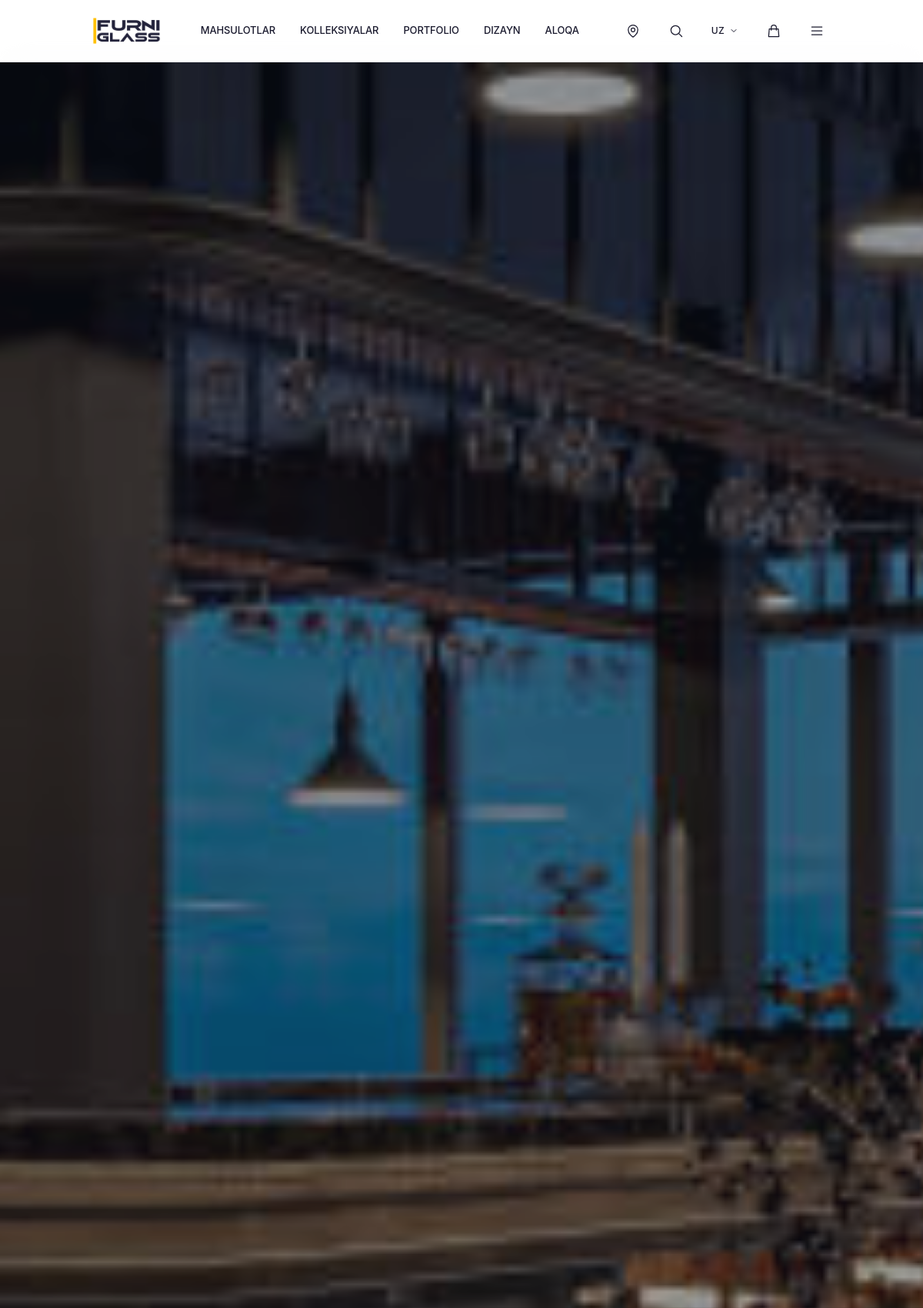
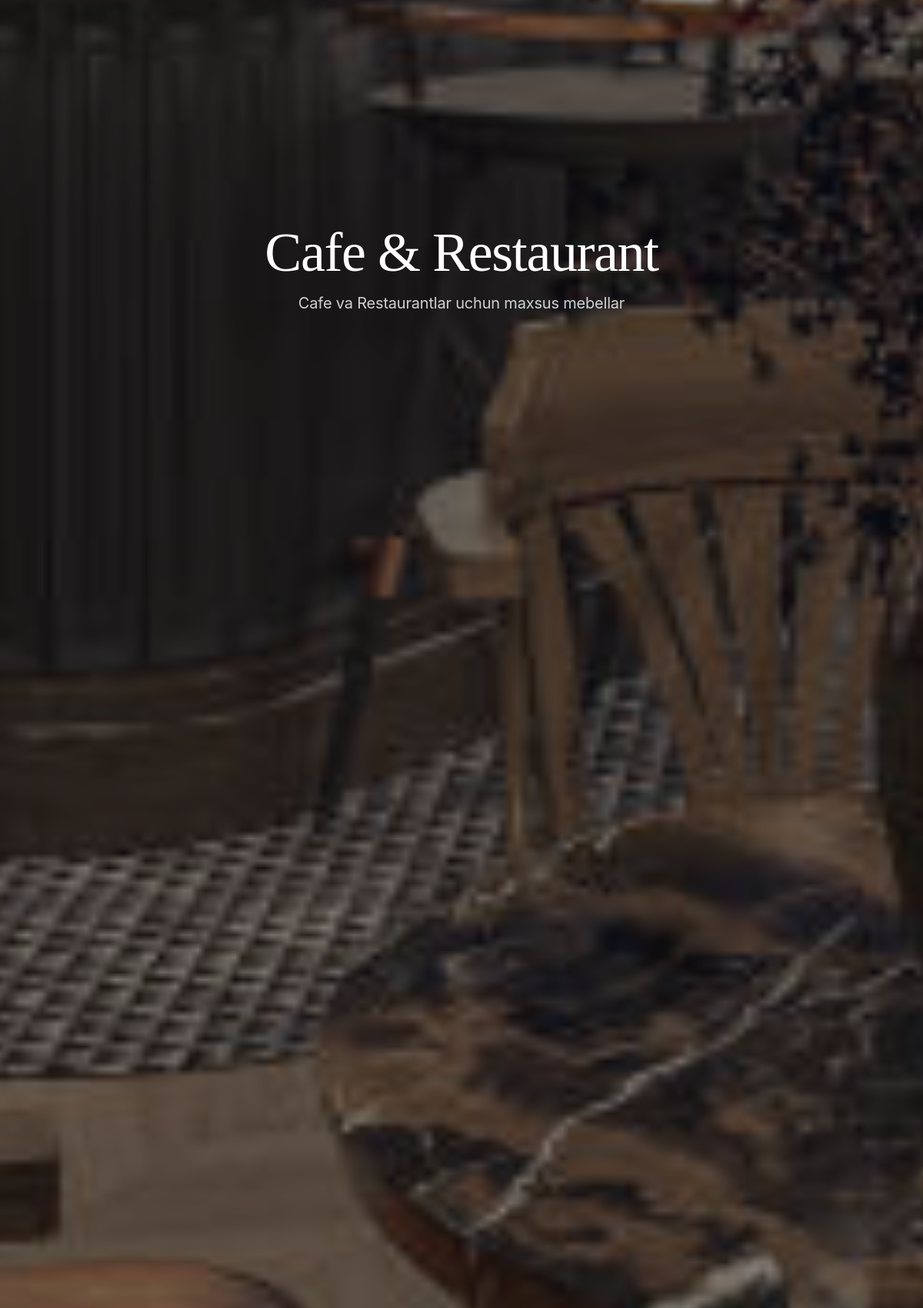
Page /main-category/cafe-restaurant (upper part) on the committed database (2 pictures, top to bottom).
### models.py (models this page shows)
class MainCategory(db.Model):
    id = db.Column(db.Integer, primary_key=True)
    name_uz = db.Column(db.String(200), nullable=False)
    name_ru = db.Column(db.String(200))
    name_en = db.Column(db.String(200))
    slug = db.Column(db.String(100), unique=True, nullable=False)
    description_uz = db.Column(db.Text)
    description_ru = db.Column(db.Text)
    description_en = db.Column(db.Text)
    image = db.Column(db.String(200))
    icon = db.Column(db.String(100))  # Icon nomi yoki path
    order = db.Column(db.Integer, default=0)
    created_at = db.Column(db.DateTime, default=datetime.utcnow)
    categories = db.relationship('Category', backref='main_category', lazy=True)
    reviews = db.relationship('Review', backref='main_category', lazy=True)
    def get_name(self, lang='uz'):
        if lang == 'ru' and self.name_ru:
            return self.name_ru
        elif lang == 'en' and self.name_en:
            return self.name_en
        return self.name_uz
    def get_description(self, lang='uz'):
        if lang == 'ru' and self.description_ru:
            return self.description_ru
        elif lang == 'en' and self.description_en:
            return self.description_en
        return self.description_uz or ''

### app.py (the view)
@app.route('/main-category/<slug>')
def main_category_detail(slug):
    main_category = MainCategory.query.filter_by(slug=slug).first_or_404()
    lang = get_locale()
    categories = Category.query.filter_by(main_category_id=main_category.id).all()
    category_ids = [c.id for c in categories]
    products = Product.query.filter(Product.category_id.in_(category_ids)).all() if category_ids else []
    products_by_category = {}
    for category in categories:
        category_products = [p for p in products if p.category_id == category.id]
        if category_products:
            products_by_category[category.id] = category_products
    reviews = Review.query.filter_by(main_category_id=main_category.id).order_by(Review.created_at.desc()).all()
    rate = get_exchange_rate()
    return render_template('main_category.html',
                         main_category=main_category,
                         categories=categories,
                         products=products,
                         products_by_category=products_by_category,
                         reviews=reviews,
                         rate=rate,
                         lang=lang)

### app.py (called while the page is built)
def get_exchange_rate() -> float:
    rate = ExchangeRate.query.first()
    if not rate:
        rate = ExchangeRate(value=12000.0)
        db.session.add(rate)
        db.session.commit()
    return rate.value

def get_cart():
    if 'cart' not in session:
        session['cart'] = []
    return session['cart']

def get_cart_count():
    cart = get_cart()
    return sum(item['quantity'] for item in cart)

@app.context_processor
def cart_context():
    return {'cart_count': get_cart_count()}

@app.context_processor
def currency_context():
    try:
        rate = get_exchange_rate()
    except Exception:
        rate = 12000.0
    return {'usd_rate': rate}

def get_locale():
    return session.get('lang', DEFAULT_LANGUAGE)

@app.context_processor
def language_context():
    current_lang = get_locale()
    def translate(key_path):
        """Template helper for translations"""
        return get_translation(key_path, current_lang)
    return {
        'lang': current_lang,
        'languages': SUPPORTED_LANGUAGES,
        't': translate,
        'T': TRANSLATIONS
    }

### models.py (called while the page is built)
    def get_name(self, lang='uz'):
        if lang == 'ru' and self.name_ru:
            return self.name_ru
        elif lang == 'en' and self.name_en:
            return self.name_en
        return self.name_uz or self.name

### templates/main_category.html (shortened to what this page needs)
{% extends "base.html" %}
{% block content %}
<section class="relative h-[50vh] md:h-[60vh] overflow-hidden bg-gray-900">
    {% if main_category.image %}
    <div class="absolute inset-0">
        <img src="/uploads/{{ main_category.image }}" alt="{{ main_category.get_name(lang) }}"
             class="w-full h-full object-cover opacity-60">
    </div>
    {% endif %}
    <div class="relative h-full flex items-center justify-center text-center px-4">
        <div class="max-w-3xl">
            <h1 class="text-4xl md:text-6xl lg:text-7xl font-light text-white mb-4" style="font-family: 'Playfair Display', serif;">
                {{ main_category.get_name(lang) }}
            </h1>
            {% if main_category.get_description(lang) %}
            <p class="text-white/80 text-lg md:text-xl max-w-2xl mx-auto">
                {{ main_category.get_description(lang) }}
            </p>
            {% endif %}
        </div>
    </div>
</section>
{% endblock %}

### templates/base.html (style rules this page uses)
:root { --color-primary: #1a1a2e; --color-accent: #c9a96e; --font-display: 'SF Pro Display', -apple-system, BlinkMacSystemFont, 'Helvetica Neue', Helvetica, Arial, sans-serif; --font-body: 'SF Pro Display', -apple-system, BlinkMacSystemFont, 'Helvetica Neue', Helvetica, Arial, sans-serif; }
body { font-family: var(--font-body); font-weight: 400; letter-spacing: -0.01em; }
h1, h2, h3, h4, h5, h6, .font-display { font-family: var(--font-display); letter-spacing: -0.02em; }

### rows in the picture
MainCategory: image (picture), get_name "Cafe & Restaurant", get_description "Cafe va Restaurantlar uchun maxsus mebellar"

### other values in the picture
{{ T.nav.products[lang] }} "MAHSULOTLAR"
{{ T.nav.contact[lang] }} "ALOQA"
{{ lang }} "UZ"
